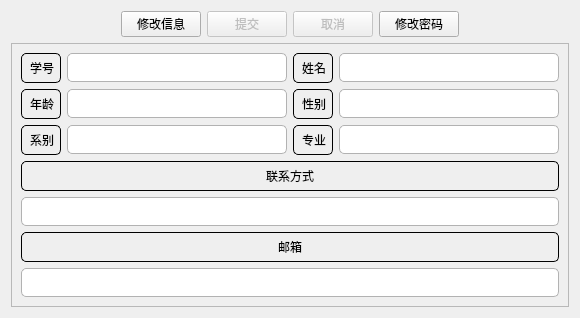
<?xml version="1.0" encoding="UTF-8"?>
<ui version="4.0">
 <class>Information</class>
 <widget class="QWidget" name="Information">
  <property name="geometry">
   <rect>
    <x>0</x>
    <y>0</y>
    <width>554</width>
    <height>300</height>
   </rect>
  </property>
  <property name="windowTitle">
   <string>详细</string>
  </property>
  <property name="styleSheet">
   <string notr="true">QLineEdit { 
	font-size: 10pt; 
	padding: 5px; 
	border: 1px solid #b2b2b2; 
	border-radius: 5px; 
	color: #333; 
}

QLabel
{
	border : 1.2px solid black;
	padding: 5px; 
	border-radius: 5px;
}

</string>
  </property>
  <layout class="QGridLayout" name="gridLayout_2">
   <item row="0" column="0">
    <layout class="QHBoxLayout" name="modifyLayout" stretch="0,0,0,0,0,0">
     <item>
      <spacer name="horizontalSpacer_2">
       <property name="orientation">
        <enum>Qt::Horizontal</enum>
       </property>
       <property name="sizeType">
        <enum>QSizePolicy::Expanding</enum>
       </property>
       <property name="sizeHint" stdset="0">
        <size>
         <width>10</width>
         <height>10</height>
        </size>
       </property>
      </spacer>
     </item>
     <item>
      <widget class="QPushButton" name="modifyPushButton">
       <property name="focusPolicy">
        <enum>Qt::NoFocus</enum>
       </property>
       <property name="text">
        <string>修改信息</string>
       </property>
      </widget>
     </item>
     <item>
      <widget class="QPushButton" name="commitPushButton">
       <property name="enabled">
        <bool>false</bool>
       </property>
       <property name="focusPolicy">
        <enum>Qt::NoFocus</enum>
       </property>
       <property name="text">
        <string>提交</string>
       </property>
      </widget>
     </item>
     <item>
      <widget class="QPushButton" name="cancelPushButton">
       <property name="enabled">
        <bool>false</bool>
       </property>
       <property name="focusPolicy">
        <enum>Qt::NoFocus</enum>
       </property>
       <property name="text">
        <string>取消</string>
       </property>
      </widget>
     </item>
     <item>
      <widget class="QPushButton" name="modifyPwdPushButton">
       <property name="focusPolicy">
        <enum>Qt::NoFocus</enum>
       </property>
       <property name="text">
        <string>修改密码</string>
       </property>
      </widget>
     </item>
     <item>
      <spacer name="horizontalSpacer">
       <property name="orientation">
        <enum>Qt::Horizontal</enum>
       </property>
       <property name="sizeHint" stdset="0">
        <size>
         <width>40</width>
         <height>20</height>
        </size>
       </property>
      </spacer>
     </item>
    </layout>
   </item>
   <item row="1" column="0">
    <widget class="QFrame" name="frame">
     <property name="frameShape">
      <enum>QFrame::StyledPanel</enum>
     </property>
     <property name="frameShadow">
      <enum>QFrame::Raised</enum>
     </property>
     <layout class="QGridLayout" name="gridLayout_3" rowstretch="1">
      <item row="0" column="0">
       <layout class="QGridLayout" name="gridLayout">
        <item row="2" column="1">
         <layout class="QHBoxLayout" name="horizontalLayout_6">
          <item>
           <widget class="QLabel" name="majorLable">
            <property name="maximumSize">
             <size>
              <width>40</width>
              <height>50</height>
             </size>
            </property>
            <property name="text">
             <string>专业</string>
            </property>
           </widget>
          </item>
          <item>
           <widget class="QLineEdit" name="majorLineEdit">
            <property name="minimumSize">
             <size>
              <width>220</width>
              <height>0</height>
             </size>
            </property>
            <property name="maximumSize">
             <size>
              <width>220</width>
              <height>16777215</height>
             </size>
            </property>
            <property name="alignment">
             <set>Qt::AlignCenter</set>
            </property>
           </widget>
          </item>
         </layout>
        </item>
        <item row="4" column="0" colspan="2">
         <layout class="QVBoxLayout" name="verticalLayout_2">
          <item>
           <widget class="QLabel" name="emailLable">
            <property name="maximumSize">
             <size>
              <width>16777215</width>
              <height>50</height>
             </size>
            </property>
            <property name="text">
             <string>邮箱</string>
            </property>
            <property name="alignment">
             <set>Qt::AlignCenter</set>
            </property>
           </widget>
          </item>
          <item>
           <widget class="QLineEdit" name="emailLineEdit">
            <property name="maximumSize">
             <size>
              <width>16777215</width>
              <height>16777215</height>
             </size>
            </property>
            <property name="alignment">
             <set>Qt::AlignCenter</set>
            </property>
           </widget>
          </item>
         </layout>
        </item>
        <item row="2" column="0">
         <layout class="QHBoxLayout" name="horizontalLayout_5">
          <item>
           <widget class="QLabel" name="deptLable">
            <property name="maximumSize">
             <size>
              <width>40</width>
              <height>50</height>
             </size>
            </property>
            <property name="text">
             <string>系别</string>
            </property>
           </widget>
          </item>
          <item>
           <widget class="QLineEdit" name="deptLineEdit">
            <property name="minimumSize">
             <size>
              <width>220</width>
              <height>0</height>
             </size>
            </property>
            <property name="maximumSize">
             <size>
              <width>220</width>
              <height>16777215</height>
             </size>
            </property>
            <property name="alignment">
             <set>Qt::AlignCenter</set>
            </property>
           </widget>
          </item>
         </layout>
        </item>
        <item row="0" column="0">
         <layout class="QHBoxLayout" name="horizontalLayout">
          <property name="leftMargin">
           <number>0</number>
          </property>
          <item>
           <widget class="QLabel" name="stuidLabel">
            <property name="maximumSize">
             <size>
              <width>40</width>
              <height>50</height>
             </size>
            </property>
            <property name="text">
             <string>学号</string>
            </property>
            <property name="alignment">
             <set>Qt::AlignLeading|Qt::AlignLeft|Qt::AlignVCenter</set>
            </property>
           </widget>
          </item>
          <item>
           <widget class="QLineEdit" name="stuidLineEdit">
            <property name="minimumSize">
             <size>
              <width>220</width>
              <height>0</height>
             </size>
            </property>
            <property name="maximumSize">
             <size>
              <width>220</width>
              <height>16777215</height>
             </size>
            </property>
            <property name="alignment">
             <set>Qt::AlignCenter</set>
            </property>
            <property name="readOnly">
             <bool>true</bool>
            </property>
           </widget>
          </item>
         </layout>
        </item>
        <item row="1" column="0">
         <layout class="QHBoxLayout" name="horizontalLayout_7">
          <item>
           <widget class="QLabel" name="ageLable">
            <property name="maximumSize">
             <size>
              <width>40</width>
              <height>50</height>
             </size>
            </property>
            <property name="text">
             <string>年龄</string>
            </property>
           </widget>
          </item>
          <item>
           <widget class="QLineEdit" name="ageLineEdit">
            <property name="maximumSize">
             <size>
              <width>220</width>
              <height>16777215</height>
             </size>
            </property>
            <property name="alignment">
             <set>Qt::AlignCenter</set>
            </property>
           </widget>
          </item>
         </layout>
        </item>
        <item row="0" column="1">
         <layout class="QHBoxLayout" name="horizontalLayout_2">
          <item>
           <widget class="QLabel" name="nameLable">
            <property name="maximumSize">
             <size>
              <width>40</width>
              <height>50</height>
             </size>
            </property>
            <property name="text">
             <string>姓名</string>
            </property>
           </widget>
          </item>
          <item>
           <widget class="QLineEdit" name="nameLineEdit">
            <property name="minimumSize">
             <size>
              <width>220</width>
              <height>0</height>
             </size>
            </property>
            <property name="maximumSize">
             <size>
              <width>220</width>
              <height>16777215</height>
             </size>
            </property>
            <property name="alignment">
             <set>Qt::AlignCenter</set>
            </property>
           </widget>
          </item>
         </layout>
        </item>
        <item row="3" column="0" colspan="2">
         <layout class="QVBoxLayout" name="verticalLayout">
          <item>
           <widget class="QLabel" name="phoneLable">
            <property name="enabled">
             <bool>true</bool>
            </property>
            <property name="maximumSize">
             <size>
              <width>16777215</width>
              <height>50</height>
             </size>
            </property>
            <property name="text">
             <string>联系方式</string>
            </property>
            <property name="alignment">
             <set>Qt::AlignCenter</set>
            </property>
           </widget>
          </item>
          <item>
           <widget class="QLineEdit" name="phoneLineEdit">
            <property name="maximumSize">
             <size>
              <width>16777215</width>
              <height>16777215</height>
             </size>
            </property>
            <property name="alignment">
             <set>Qt::AlignCenter</set>
            </property>
           </widget>
          </item>
         </layout>
        </item>
        <item row="1" column="1">
         <layout class="QHBoxLayout" name="horizontalLayout_4">
          <item>
           <widget class="QLabel" name="genderLable">
            <property name="maximumSize">
             <size>
              <width>40</width>
              <height>50</height>
             </size>
            </property>
            <property name="text">
             <string>性别</string>
            </property>
           </widget>
          </item>
          <item>
           <widget class="QLineEdit" name="genderLineEdit">
            <property name="minimumSize">
             <size>
              <width>220</width>
              <height>0</height>
             </size>
            </property>
            <property name="maximumSize">
             <size>
              <width>220</width>
              <height>16777215</height>
             </size>
            </property>
            <property name="alignment">
             <set>Qt::AlignCenter</set>
            </property>
           </widget>
          </item>
         </layout>
        </item>
       </layout>
      </item>
     </layout>
    </widget>
   </item>
  </layout>
 </widget>
 <resources/>
 <connections/>
</ui>
